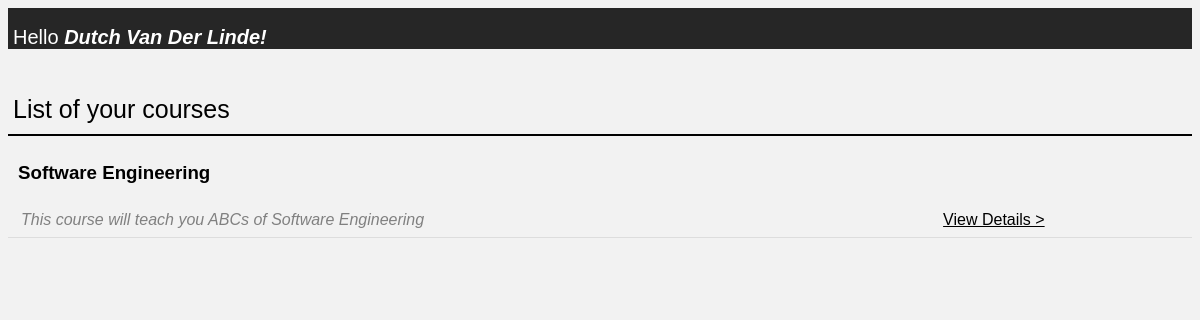
/courses/list/, run on an earlier commit of the app's database.
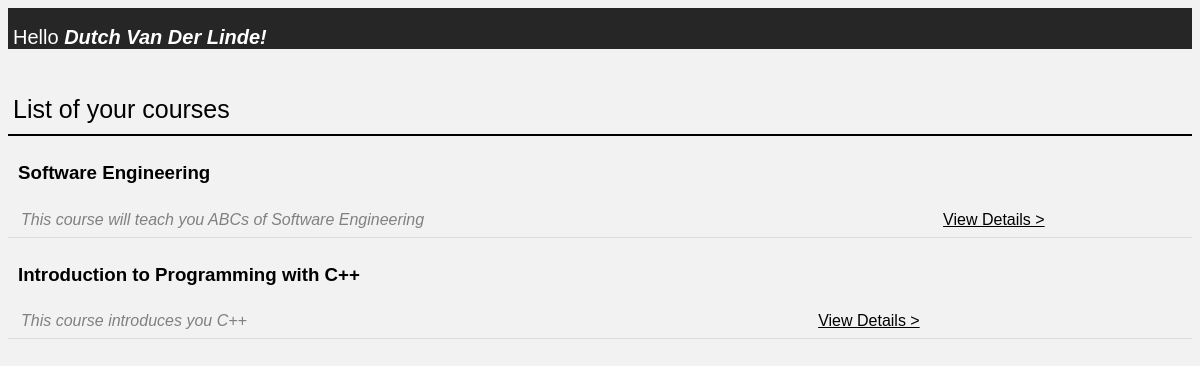
And on a later commit of the database.
### courses/models.py (models this page shows, shortened)
class Course(models.Model):
    title = models.CharField(max_length = 150, db_index = True)
    description = models.TextField(blank = False)
    instructor = models.CharField(max_length = 40, db_index = True)
    credit_units = models.IntegerField(db_index = True)
    status = models.IntegerField(db_index = True) # value 1 if course is opened, 0 if closed
    category = models.CharField(max_length = 150, db_index = True)
    def get_absolute_url(self):
        return reverse('course_detail_url', kwargs = {'id' : self.id})

### courses/views.py (the view)
# urls.py: path('list/', views.courses_list),
def courses_list(request):
    courses = Course.objects.filter(instructor = "Dutch Van Der Linde") #assume this is default tutor now. How to get the name of the logged in tutor?
    return render(request, "courses/courses_list.html", context = {'courses' : courses})

### courses/templates/courses/courses_list.html (shortened to what this page needs)
<head>
{%load static%}
<link rel="stylesheet" type="text/css" href="{%static 'css/style.css'%}">
<div id = "header">
<h2>  Hello <span>{{courses.0.instructor}}!<span></h2>
</div>
</head>
<body>
<h1>List of your courses </h1>
{% for course in courses %}
<table>
   <tr>
   <h3>{{course.title}}</h3>
   </tr>
   <tr>
 	<td>  <p>{{course.description}} </p> </td>
    <td> <a href = "{{ course.get_absolute_url }}"> View Details > </a> </td>
   </tr>
 </table>
{% endfor %}
</body>

What changed in the data, as far as the page shows it:
added Course: title "Introduction to Programming with C++", description "This course introduces you C++"
